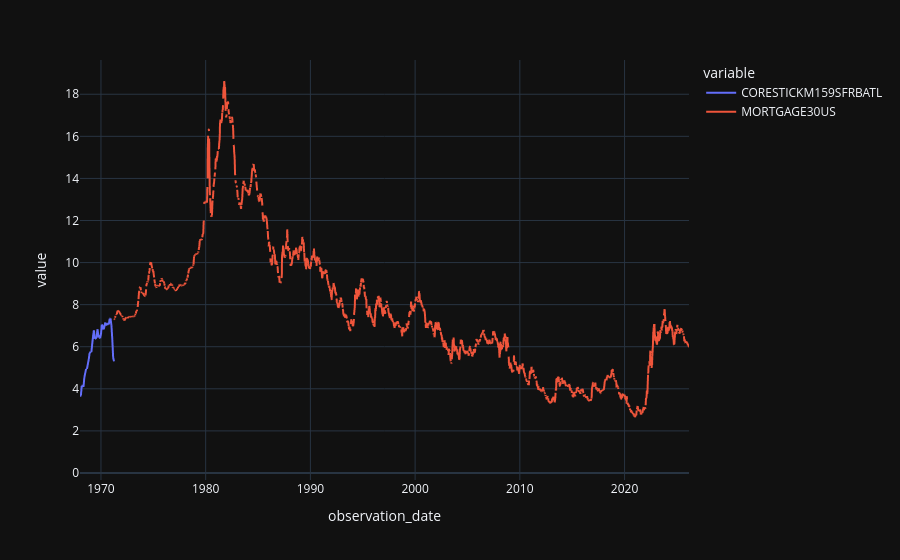

The cell this chart's notebook holds for it:
### Code cell
df= pd.concat(objs=[df1, df2], axis=1)

df.plot()

### Figure 1 — Plotly figure (JSON) as saved in the notebook; plotly's stock layout.template omitted (floating-point values rounded to 4 significant figures; data arrays with more than 128 entries replaced by an {"elided": "..."} marker saying what was removed)
{"data": [{"hovertemplate": "variable=CORESTICKM159SFRBATL<br>observation_date=%{x}<br>value=%{y}<extra></extra>", "legendgroup": "CORESTICKM159SFRBATL", "line": {"color": "#636efa", "dash": "solid"}, "marker": {"symbol": "circle"}, "mode": "lines", "name": "CORESTICKM159SFRBATL", "showlegend": true, "type": "scattergl", "x": {"elided": "3476 str values"}, "xaxis": "x", "y": {"elided": "3476 float values"}, "yaxis": "y"}, {"hovertemplate": "variable=MORTGAGE30US<br>observation_date=%{x}<br>value=%{y}<extra></extra>", "legendgroup": "MORTGAGE30US", "line": {"color": "#EF553B", "dash": "solid"}, "marker": {"symbol": "circle"}, "mode": "lines", "name": "MORTGAGE30US", "showlegend": true, "type": "scattergl", "x": {"elided": "3476 str values"}, "xaxis": "x", "y": {"elided": "3476 float values"}, "yaxis": "y"}], "layout": {"legend": {"title": {"text": "variable"}, "tracegroupgap": 0}, "margin": {"t": 60}, "xaxis": {"anchor": "y", "domain": [0, 1], "title": {"text": "observation_date"}}, "yaxis": {"anchor": "x", "domain": [0, 1], "title": {"text": "value"}}}}
